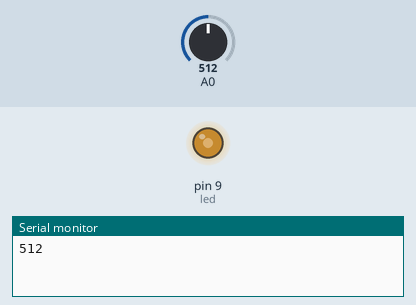
The sketch below on a simulated Arduino Uno, built with avr-gcc and run on an emulated ATmega328P. Shown: output pins drawn as LEDs (lit = HIGH), the last lines printed to the serial monitor. The test bench sets the inputs (shaded band); at power-on: A0 = 512.

Above: at 1.8 s.
1.9 s: A0 set to 716
At 2.8 s:
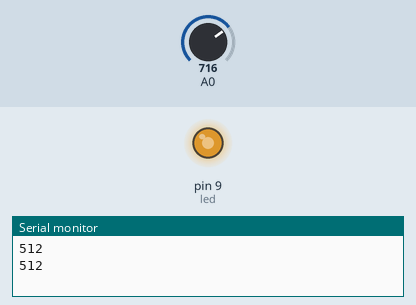
3.5 s: A0 set to 900
At 4.8 s:
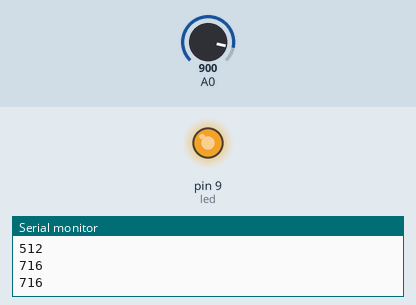
5.5 s: A0 set to 122
At 6.9 s:
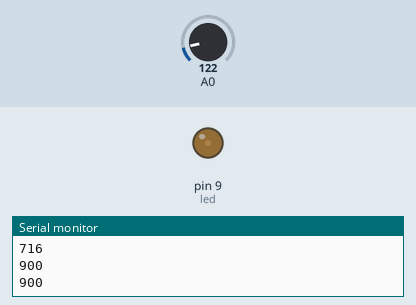
7.6 s: A0 set to 0
At 8.9 s:
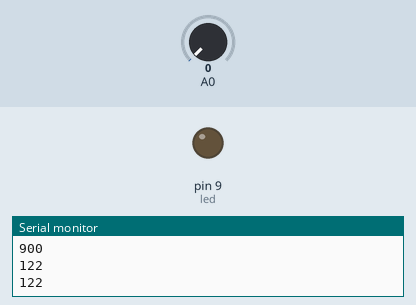
Timing chart, 0 to 10.6 s (numbered marks = the images above; inputs shaded):
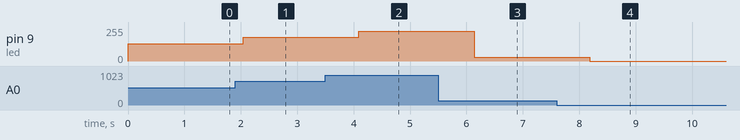

Measured:
- after the input at 1.9 s, pin 9 (led): 128/255 → 179/255 after 0.15 s
- after the input at 3.5 s, pin 9 (led): 179/255 → 225/255 after 0.59 s
- after the input at 5.5 s, pin 9 (led): 225/255 → 30/255 after 0.64 s
- after the input at 7.6 s, pin 9 (led): 30/255 → 0/255 after 0.59 s

The sketch:

sketch_oct06a.ino
```cpp
int led=9;
int pot;
void setup() {
  pinMode(led,OUTPUT);
  Serial.begin(9600);
}

void loop() {
  pot=analogRead(A0);
  analogWrite(led,pot/4);
  delay(1023);
  Serial.println(pot);
}
```
